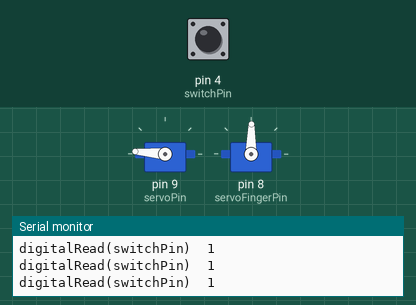
The sketch below on a simulated Arduino Uno, built with avr-gcc and run on an emulated ATmega328P. Shown: 2 × servo, the last lines printed to the serial monitor. Inputs (shaded band) come from the test bench; at power-on: pin 4 (switchPin) HIGH.

Above: at 2.2 s.
2.3 s: pin 4 (switchPin) pulsed LOW 5 times (0.12 s each, 0.3 s apart)
At 3.8 s:
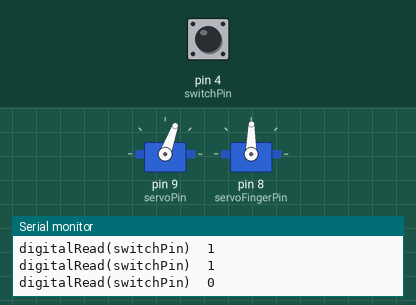
6.5 s: pin 4 (switchPin) pulled LOW for 0.15 s
At 7.4 s:
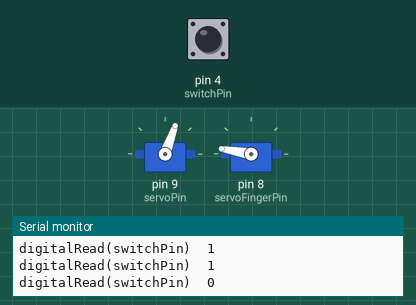
9.6 s: pin 4 (switchPin) pulled LOW for 1 s
At 11.4 s:
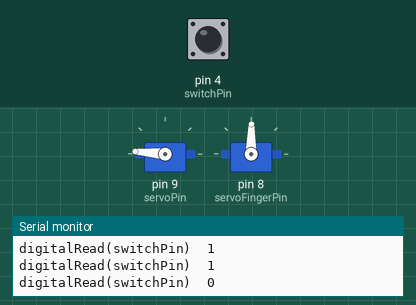
13.6 s: pin 4 (switchPin) driven LOW
At 14.0 s:
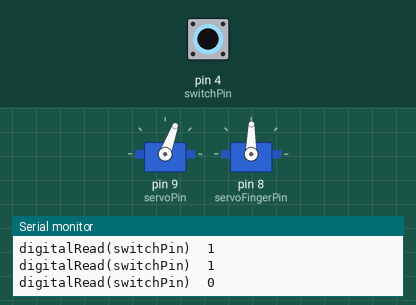
Timing chart, 0 to 16.6 s (numbered marks = the images above; inputs shaded):
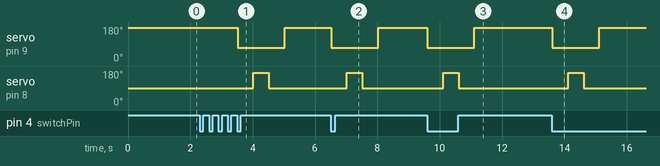

Measured:
- after the input at 2.3 s, servo on pin 9 (servoPin): 175° → 70° after 1.2 s, → 175° 1.5 s later; servo on pin 8 (servoFingerPin): 89° → 170° after 1.7 s, → 89° 0.50 s later
- after the input at 6.5 s, servo on pin 9 (servoPin): 175° → 70° at once, → 175° 1.5 s later; servo on pin 8 (servoFingerPin): 89° → 170° after 0.52 s, → 89° 0.50 s later
- after the input at 9.6 s, servo on pin 9 (servoPin): 175° → 70° at once, → 175° 1.5 s later; servo on pin 8 (servoFingerPin): 89° → 170° after 0.51 s, → 89° 0.50 s later
- after the input at 13.6 s, servo on pin 9 (servoPin): 175° → 70° at once, → 175° 1.5 s later; servo on pin 8 (servoFingerPin): 89° → 170° after 0.52 s, → 89° 0.50 s later

The sketch:

StepDebugger.ino
```cpp
#include <Servo.h>
const int switchPin = 4; //active low
const int servoPin = 9;
const int servoFingerPin = 8;

int closedPos = 175;    // variable to store the servo position
int openPos = 70;
bool boxOpen = false;

int fingerOutPos = 170;
int fingerInPos = 89;

Servo servo_finger;
bool fingerExtended = false;
bool lastRead = false;
bool start = true;
int stage = 0;
int pos = 0;
Servo servo;

void setup() {
  pinMode(switchPin, INPUT_PULLUP);
  servo.attach(servoPin);
  servo_finger.attach(servoFingerPin);
  Serial.begin(9600);

  start = false;
  setBoxLid(false);
  setFingerExtended(false);
}

bool buttonPressed() {
  if(digitalRead(switchPin) != lastRead)
  {
    if(lastRead == true)
    {
      lastRead = false;
      return true;
    }
    else
    {
     lastRead = true;
    }
  }
  return false;
}

void setBoxLid(bool isBoxOpen) {
  boxOpen = isBoxOpen;
  if (boxOpen)
    servo.write(openPos);  // HIGH (switch is off)
  else
   servo.write(closedPos);  // LOW (switch is on)

  delay(500);
}

void setFingerExtended(bool isExtended){
  fingerExtended = isExtended;
  if(fingerExtended){
    servo_finger.write(fingerOutPos);
  }
  else
    servo_finger.write(fingerInPos);

  delay(500);
}

void toggleBoxLid() {
  boxOpen = !boxOpen;
  setBoxLid(boxOpen);
}

void toggleFinger() {
  fingerExtended = !fingerExtended;
  setFingerExtended(fingerExtended);
}

void debugLoop(){

 if(buttonPressed()){
    stage = stage + 1;
    if(stage == 1) {
      setBoxLid(false);
      setFingerExtended(false);
      return;
    }
    else if(stage == 2){
      setBoxLid(true);
      return;
    }
    else if(stage == 3){
      setFingerExtended(true);
      return;
    }
    else if(stage == 4){
      setFingerExtended(false);
      setBoxLid(false);
      stage = 1;
      return;
    }
  }
}

void loop() {

 Serial.print("digitalRead(switchPin)  ");
 Serial.println(digitalRead(switchPin), DEC);
 //return;

  if(buttonPressed()){
    stage = stage + 1;
    if(stage == 1) {
      setBoxLid(false);
      setFingerExtended(false);
      return;
    }
    else if(stage == 2){
      setBoxLid(true);
      setFingerExtended(true);

      setFingerExtended(false);
      setBoxLid(false);
      stage = 1;
      return;
    }
    else if(stage == 3){
      setFingerExtended(false);
      setBoxLid(false);
      stage = 1;
      return;
    }
  }
}
```
